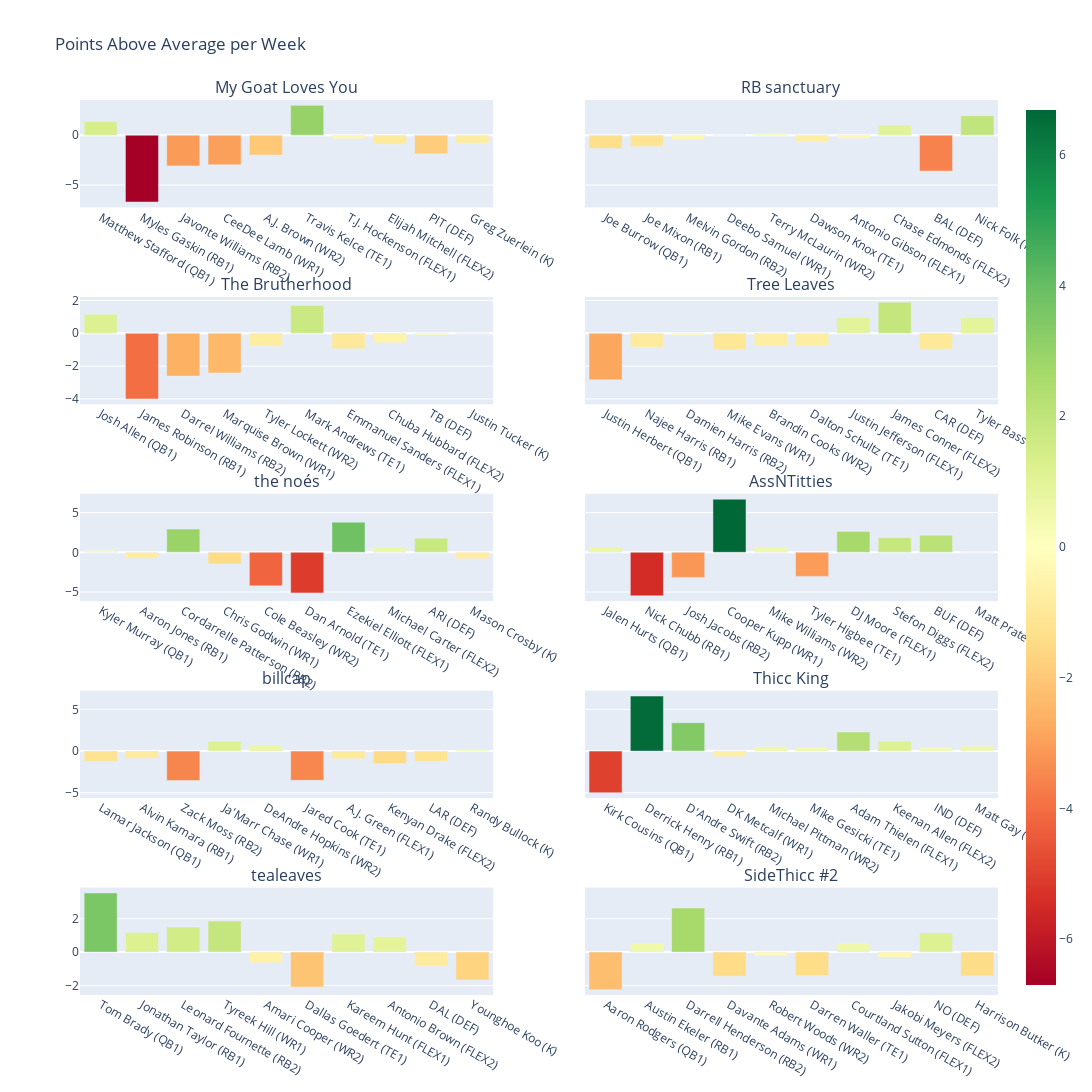

Notebook code for this chart:
### Markdown cell above
Now that we have generated the PAA values for each player, we can plot the relative strenghts and weaknesses among teams and players.

### Code cell
fig = make_subplots(rows=5, cols=2, shared_yaxes=True,
                    subplot_titles=list(NAME_PAIRINGS.values()))

for i in range(5):
    for j in range(1, 3):
        current = list(NAME_PAIRINGS.keys())[(i+i+j)-1]
        # hacky cause rosters is out of order, fix later if you want
        for roster in rosters:
            if roster["owner_id"] == current:
                current_roster = roster

        starters = current_roster["expected_starters"]
        paa_values = [player["PAA_weekly"] for player in starters]
        paa_names = [player["PAA_name"] for player in starters]

        fig.add_trace(
            go.Bar(y=paa_values,
                   x=paa_names,
                   marker=dict(color=paa_values,
                               cmid=0,
                               coloraxis="coloraxis")),
            i+1, j
        )

fig.update_layout(coloraxis=dict(colorscale=px.colors.diverging.RdYlGn),
                  title="Points Above Average per Week",
                  showlegend=False,
                  height=2000, width=1600
                  )

fig.show()

### Figure 1 — Plotly figure (JSON) as saved in the notebook; plotly's stock layout.template omitted (floating-point values rounded to 4 significant figures)
{"data": [{"marker": {"cmid": 0, "color": [1.366, -6.701, -3.084, -2.966, -1.984, 2.993, -0.3443, -0.9117, -1.85, -0.8], "coloraxis": "coloraxis"}, "type": "bar", "x": ["Matthew Stafford (QB1)", "Myles Gaskin (RB1)", "Javonte Williams (RB2)", "CeeDee Lamb (WR1)", "A.J. Brown (WR2)", "Travis Kelce (TE1)", "T.J. Hockenson (FLEX1)", "Elijah Mitchell (FLEX2)", "PIT (DEF)", "Greg Zuerlein (K)"], "xaxis": "x", "y": [1.366, -6.701, -3.084, -2.966, -1.984, 2.993, -0.3443, -0.9117, -1.85, -0.8], "yaxis": "y"}, {"marker": {"cmid": 0, "color": [-1.331, -1.126, -0.3963, 0.02125, 0.1787, -0.6825, -0.3068, 1.026, -3.6, 1.95], "coloraxis": "coloraxis"}, "type": "bar", "x": ["Joe Burrow (QB1)", "Joe Mixon (RB1)", "Melvin Gordon (RB2)", "Deebo Samuel (WR1)", "Terry McLaurin (WR2)", "Dawson Knox (TE1)", "Antonio Gibson (FLEX1)", "Chase Edmonds (FLEX2)", "BAL (DEF)", "Nick Folk (K)"], "xaxis": "x2", "y": [-1.331, -1.126, -0.3963, 0.02125, 0.1787, -0.6825, -0.3068, 1.026, -3.6, 1.95], "yaxis": "y2"}, {"marker": {"cmid": 0, "color": [1.154, -4.001, -2.609, -2.416, -0.7713, 1.693, -0.9443, -0.5742, -0.1, -0.05], "coloraxis": "coloraxis"}, "type": "bar", "x": ["Josh Allen (QB1)", "James Robinson (RB1)", "Darrel Williams (RB2)", "Marquise Brown (WR1)", "Tyler Lockett (WR2)", "Mark Andrews (TE1)", "Emmanuel Sanders (FLEX1)", "Chuba Hubbard (FLEX2)", "TB (DEF)", "Justin Tucker (K)"], "xaxis": "x3", "y": [1.154, -4.001, -2.609, -2.416, -0.7713, 1.693, -0.9443, -0.5742, -0.1, -0.05], "yaxis": "y3"}, {"marker": {"cmid": 0, "color": [-2.836, -0.8513, -0.1212, -1.004, -0.7588, -0.7575, 0.9607, 1.888, -0.975, 0.95], "coloraxis": "coloraxis"}, "type": "bar", "x": ["Justin Herbert (QB1)", "Najee Harris (RB1)", "Damien Harris (RB2)", "Mike Evans (WR1)", "Brandin Cooks (WR2)", "Dalton Schultz (TE1)", "Justin Jefferson (FLEX1)", "James Conner (FLEX2)", "CAR (DEF)", "Tyler Bass (K)"], "xaxis": "x4", "y": [-2.836, -0.8513, -0.1212, -1.004, -0.7588, -0.7575, 0.9607, 1.888, -0.975, 0.95], "yaxis": "y4"}, {"marker": {"cmid": 0, "color": [0.2735, -0.7513, 2.929, -1.466, -4.221, -5.107, 3.793, 0.6133, 1.775, -0.8], "coloraxis": "coloraxis"}, "type": "bar", "x": ["Kyler Murray (QB1)", "Aaron Jones (RB1)", "Cordarrelle Patterson (RB2)", "Chris Godwin (WR1)", "Cole Beasley (WR2)", "Dan Arnold (TE1)", "Ezekiel Elliott (FLEX1)", "Michael Carter (FLEX2)", "ARI (DEF)", "Mason Crosby (K)"], "xaxis": "x5", "y": [0.2735, -0.7513, 2.929, -1.466, -4.221, -5.107, 3.793, 0.6133, 1.775, -0.8], "yaxis": "y5"}, {"marker": {"cmid": 0, "color": [0.676, -5.476, -3.159, 6.684, 0.5787, -3.032, 2.631, 1.838, 2.15, 0.075], "coloraxis": "coloraxis"}, "type": "bar", "x": ["Jalen Hurts (QB1)", "Nick Chubb (RB1)", "Josh Jacobs (RB2)", "Cooper Kupp (WR1)", "Mike Williams (WR2)", "Tyler Higbee (TE1)", "DJ Moore (FLEX1)", "Stefon Diggs (FLEX2)", "BUF (DEF)", "Matt Prater (K)"], "xaxis": "x6", "y": [0.676, -5.476, -3.159, 6.684, 0.5787, -3.032, 2.631, 1.838, 2.15, 0.075], "yaxis": "y6"}, {"marker": {"cmid": 0, "color": [-1.229, -0.8638, -3.521, 1.171, 0.6912, -3.507, -0.9318, -1.487, -1.225, 0.2], "coloraxis": "coloraxis"}, "type": "bar", "x": ["Lamar Jackson (QB1)", "Alvin Kamara (RB1)", "Zack Moss (RB2)", "Ja'Marr Chase (WR1)", "DeAndre Hopkins (WR2)", "Jared Cook (TE1)", "A.J. Green (FLEX1)", "Kenyan Drake (FLEX2)", "LAR (DEF)", "Randy Bullock (K)"], "xaxis": "x7", "y": [-1.229, -0.8638, -3.521, 1.171, 0.6912, -3.507, -0.9318, -1.487, -1.225, 0.2], "yaxis": "y7"}, {"marker": {"cmid": 0, "color": [-4.991, 6.599, 3.404, -0.6787, 0.5162, 0.4925, 2.281, 1.188, 0.4, 0.575], "coloraxis": "coloraxis"}, "type": "bar", "x": ["Kirk Cousins (QB1)", "Derrick Henry (RB1)", "D'Andre Swift (RB2)", "DK Metcalf (WR1)", "Michael Pittman (WR2)", "Mike Gesicki (TE1)", "Adam Thielen (FLEX1)", "Keenan Allen (FLEX2)", "IND (DEF)", "Matt Gay (K)"], "xaxis": "x8", "y": [-4.991, 6.599, 3.404, -0.6787, 0.5162, 0.4925, 2.281, 1.188, 0.4, 0.575], "yaxis": "y8"}, {"marker": {"cmid": 0, "color": [3.544, 1.174, 1.504, 1.859, -0.6338, -2.095, 1.081, 0.9133, -0.85, -1.675], "coloraxis": "coloraxis"}, "type": "bar", "x": ["Tom Brady (QB1)", "Jonathan Taylor (RB1)", "Leonard Fournette (RB2)", "Tyreek Hill (WR1)", "Amari Cooper (WR2)", "Dallas Goedert (TE1)", "Kareem Hunt (FLEX1)", "Antonio Brown (FLEX2)", "DAL (DEF)", "Younghoe Koo (K)"], "xaxis": "x9", "y": [3.544, 1.174, 1.504, 1.859, -0.6338, -2.095, 1.081, 0.9133, -0.85, -1.675], "yaxis": "y9"}, {"marker": {"cmid": 0, "color": [-2.249, 0.5237, 2.641, -1.441, -0.2213, -1.407, 0.5433, -0.3242, 1.15, -1.425], "coloraxis": "coloraxis"}, "type": "bar", "x": ["Aaron Rodgers (QB1)", "Austin Ekeler (RB1)", "Darrell Henderson (RB2)", "Davante Adams (WR1)", "Robert Woods (WR2)", "Darren Waller (TE1)", "Courtland Sutton (FLEX1)", "Jakobi Meyers (FLEX2)", "NO (DEF)", "Harrison Butker (K)"], "xaxis": "x10", "y": [-2.249, 0.5237, 2.641, -1.441, -0.2213, -1.407, 0.5433, -0.3242, 1.15, -1.425], "yaxis": "y10"}], "layout": {"annotations": [{"font": {"size": 16}, "showarrow": false, "text": "My Goat Loves You", "x": 0.225, "xanchor": "center", "xref": "paper", "y": 1, "yanchor": "bottom", "yref": "paper"}, {"font": {"size": 16}, "showarrow": false, "text": "RB sanctuary", "x": 0.775, "xanchor": "center", "xref": "paper", "y": 1, "yanchor": "bottom", "yref": "paper"}, {"font": {"size": 16}, "showarrow": false, "text": "The Brutherhood", "x": 0.225, "xanchor": "center", "xref": "paper", "y": 0.78, "yanchor": "bottom", "yref": "paper"}, {"font": {"size": 16}, "showarrow": false, "text": "Tree Leaves", "x": 0.775, "xanchor": "center", "xref": "paper", "y": 0.78, "yanchor": "bottom", "yref": "paper"}, {"font": {"size": 16}, "showarrow": false, "text": "the noés", "x": 0.225, "xanchor": "center", "xref": "paper", "y": 0.56, "yanchor": "bottom", "yref": "paper"}, {"font": {"size": 16}, "showarrow": false, "text": "AssNTitties", "x": 0.775, "xanchor": "center", "xref": "paper", "y": 0.56, "yanchor": "bottom", "yref": "paper"}, {"font": {"size": 16}, "showarrow": false, "text": "billcap", "x": 0.225, "xanchor": "center", "xref": "paper", "y": 0.34, "yanchor": "bottom", "yref": "paper"}, {"font": {"size": 16}, "showarrow": false, "text": "Thicc King", "x": 0.775, "xanchor": "center", "xref": "paper", "y": 0.34, "yanchor": "bottom", "yref": "paper"}, {"font": {"size": 16}, "showarrow": false, "text": "tealeaves", "x": 0.225, "xanchor": "center", "xref": "paper", "y": 0.12, "yanchor": "bottom", "yref": "paper"}, {"font": {"size": 16}, "showarrow": false, "text": "SideThicc #2", "x": 0.775, "xanchor": "center", "xref": "paper", "y": 0.12, "yanchor": "bottom", "yref": "paper"}], "coloraxis": {"colorscale": [[0, "rgb(165,0,38)"], [0.1, "rgb(215,48,39)"], [0.2, "rgb(244,109,67)"], [0.3, "rgb(253,174,97)"], [0.4, "rgb(254,224,139)"], [0.5, "rgb(255,255,191)"], [0.6, "rgb(217,239,139)"], [0.7, "rgb(166,217,106)"], [0.8, "rgb(102,189,99)"], [0.9, "rgb(26,152,80)"], [1, "rgb(0,104,55)"]]}, "height": 2000, "showlegend": false, "title": {"text": "Points Above Average per Week"}, "width": 1600, "xaxis": {"anchor": "y", "domain": [0, 0.45]}, "xaxis10": {"anchor": "y10", "domain": [0.55, 1]}, "xaxis2": {"anchor": "y2", "domain": [0.55, 1]}, "xaxis3": {"anchor": "y3", "domain": [0, 0.45]}, "xaxis4": {"anchor": "y4", "domain": [0.55, 1]}, "xaxis5": {"anchor": "y5", "domain": [0, 0.45]}, "xaxis6": {"anchor": "y6", "domain": [0.55, 1]}, "xaxis7": {"anchor": "y7", "domain": [0, 0.45]}, "xaxis8": {"anchor": "y8", "domain": [0.55, 1]}, "xaxis9": {"anchor": "y9", "domain": [0, 0.45]}, "yaxis": {"anchor": "x", "domain": [0.88, 1]}, "yaxis10": {"anchor": "x10", "domain": [0, 0.12], "matches": "y9", "showticklabels": false}, "yaxis2": {"anchor": "x2", "domain": [0.88, 1], "matches": "y", "showticklabels": false}, "yaxis3": {"anchor": "x3", "domain": [0.66, 0.78]}, "yaxis4": {"anchor": "x4", "domain": [0.66, 0.78], "matches": "y3", "showticklabels": false}, "yaxis5": {"anchor": "x5", "domain": [0.44, 0.56]}, "yaxis6": {"anchor": "x6", "domain": [0.44, 0.56], "matches": "y5", "showticklabels": false}, "yaxis7": {"anchor": "x7", "domain": [0.22, 0.34]}, "yaxis8": {"anchor": "x8", "domain": [0.22, 0.34], "matches": "y7", "showticklabels": false}, "yaxis9": {"anchor": "x9", "domain": [0, 0.12]}}}
